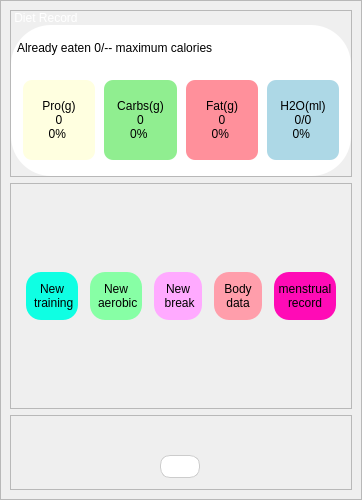
<?xml version="1.0" encoding="UTF-8"?>
<ui version="4.0">
 <class>Dialog_TD</class>
 <widget class="QDialog" name="Dialog_TD">
  <property name="geometry">
   <rect>
    <x>0</x>
    <y>0</y>
    <width>362</width>
    <height>500</height>
   </rect>
  </property>
  <property name="minimumSize">
   <size>
    <width>300</width>
    <height>500</height>
   </size>
  </property>
  <property name="windowTitle">
   <string>Dialog</string>
  </property>
  <layout class="QVBoxLayout" name="verticalLayout">
   <property name="spacing">
    <number>0</number>
   </property>
   <property name="leftMargin">
    <number>0</number>
   </property>
   <property name="topMargin">
    <number>0</number>
   </property>
   <property name="rightMargin">
    <number>0</number>
   </property>
   <property name="bottomMargin">
    <number>0</number>
   </property>
   <item>
    <widget class="QFrame" name="frame">
     <property name="styleSheet">
      <string notr="true"/>
     </property>
     <property name="frameShape">
      <enum>QFrame::Shape::StyledPanel</enum>
     </property>
     <property name="frameShadow">
      <enum>QFrame::Shadow::Raised</enum>
     </property>
     <layout class="QVBoxLayout" name="verticalLayout_4">
      <item>
       <widget class="QFrame" name="frame_5">
        <property name="sizePolicy">
         <sizepolicy hsizetype="Preferred" vsizetype="Expanding">
          <horstretch>0</horstretch>
          <verstretch>0</verstretch>
         </sizepolicy>
        </property>
        <property name="styleSheet">
         <string notr="true">font: 700 12pt &quot;微软雅黑&quot;;</string>
        </property>
        <property name="frameShape">
         <enum>QFrame::Shape::StyledPanel</enum>
        </property>
        <property name="frameShadow">
         <enum>QFrame::Shadow::Raised</enum>
        </property>
        <layout class="QVBoxLayout" name="verticalLayout_3">
         <property name="spacing">
          <number>0</number>
         </property>
         <property name="leftMargin">
          <number>0</number>
         </property>
         <property name="topMargin">
          <number>0</number>
         </property>
         <property name="rightMargin">
          <number>0</number>
         </property>
         <property name="bottomMargin">
          <number>0</number>
         </property>
         <item>
          <widget class="QLabel" name="label_2">
           <property name="sizePolicy">
            <sizepolicy hsizetype="Preferred" vsizetype="Expanding">
             <horstretch>0</horstretch>
             <verstretch>0</verstretch>
            </sizepolicy>
           </property>
           <property name="styleSheet">
            <string notr="true">color: rgb(255, 255, 255);</string>
           </property>
           <property name="text">
            <string> Diet Record</string>
           </property>
          </widget>
         </item>
         <item>
          <widget class="QFrame" name="frame_6">
           <property name="sizePolicy">
            <sizepolicy hsizetype="Preferred" vsizetype="Expanding">
             <horstretch>0</horstretch>
             <verstretch>0</verstretch>
            </sizepolicy>
           </property>
           <property name="styleSheet">
            <string notr="true">#frame_6{
	background-color: rgb(255, 255, 255);
	border-top-right-radius:40px;
	border-top-left-radius:40px;
	border-bottom-right-radius:40px;
	border-bottom-left-radius:40px;
}</string>
           </property>
           <property name="frameShape">
            <enum>QFrame::Shape::StyledPanel</enum>
           </property>
           <property name="frameShadow">
            <enum>QFrame::Shadow::Raised</enum>
           </property>
           <layout class="QVBoxLayout" name="verticalLayout_2">
            <property name="spacing">
             <number>0</number>
            </property>
            <property name="leftMargin">
             <number>6</number>
            </property>
            <property name="topMargin">
             <number>0</number>
            </property>
            <property name="rightMargin">
             <number>6</number>
            </property>
            <property name="bottomMargin">
             <number>6</number>
            </property>
            <item>
             <widget class="QLabel" name="label">
              <property name="sizePolicy">
               <sizepolicy hsizetype="Preferred" vsizetype="Minimum">
                <horstretch>0</horstretch>
                <verstretch>0</verstretch>
               </sizepolicy>
              </property>
              <property name="minimumSize">
               <size>
                <width>0</width>
                <height>45</height>
               </size>
              </property>
              <property name="maximumSize">
               <size>
                <width>16777215</width>
                <height>45</height>
               </size>
              </property>
              <property name="styleSheet">
               <string notr="true">font: 9pt &quot;微软雅黑&quot;;</string>
              </property>
              <property name="text">
               <string>Already eaten 0/-- maximum calories</string>
              </property>
              <property name="margin">
               <number>8</number>
              </property>
             </widget>
            </item>
            <item>
             <layout class="QHBoxLayout" name="horizontalLayout_2">
              <property name="spacing">
               <number>9</number>
              </property>
              <property name="leftMargin">
               <number>6</number>
              </property>
              <property name="topMargin">
               <number>10</number>
              </property>
              <property name="rightMargin">
               <number>6</number>
              </property>
              <property name="bottomMargin">
               <number>10</number>
              </property>
              <item>
               <widget class="QLabel" name="label_protein">
                <property name="minimumSize">
                 <size>
                  <width>60</width>
                  <height>80</height>
                 </size>
                </property>
                <property name="layoutDirection">
                 <enum>Qt::LayoutDirection::LeftToRight</enum>
                </property>
                <property name="styleSheet">
                 <string notr="true">QLabel {
    font: 8pt &quot;微软雅黑&quot;;
    border-radius: 9px; /* 圆角 */
    background-color: lightyellow; /* 背景颜色 */
    color: black; /* 文字颜色 */
    padding: 5px; /* 内边距 */
}
</string>
                </property>
                <property name="text">
                 <string>Pro(g)
0
0% </string>
                </property>
                <property name="alignment">
                 <set>Qt::AlignmentFlag::AlignCenter</set>
                </property>
               </widget>
              </item>
              <item>
               <widget class="QLabel" name="label_carbohydrate">
                <property name="minimumSize">
                 <size>
                  <width>60</width>
                  <height>80</height>
                 </size>
                </property>
                <property name="styleSheet">
                 <string notr="true">QLabel {
    font: 8pt &quot;微软雅黑&quot;;
    border-radius: 9px; /* 圆角 */
    background-color: lightgreen; /* 背景颜色 */
    color: black; /* 文字颜色 */
    padding: 5px; /* 内边距 */
}
</string>
                </property>
                <property name="text">
                 <string>Carbs(g)
0
0% </string>
                </property>
                <property name="alignment">
                 <set>Qt::AlignmentFlag::AlignCenter</set>
                </property>
               </widget>
              </item>
              <item>
               <widget class="QLabel" name="label_fat">
                <property name="minimumSize">
                 <size>
                  <width>60</width>
                  <height>80</height>
                 </size>
                </property>
                <property name="styleSheet">
                 <string notr="true">QLabel {
    font: 8pt &quot;微软雅黑&quot;;
    border-radius: 9px; /* 圆角 */

	
	background-color: rgb(255, 144, 155);
    color: black; /* 文字颜色 */
    padding: 5px; /* 内边距 */
}
</string>
                </property>
                <property name="text">
                 <string>Fat(g)
0
0% </string>
                </property>
                <property name="alignment">
                 <set>Qt::AlignmentFlag::AlignCenter</set>
                </property>
               </widget>
              </item>
              <item>
               <widget class="QLabel" name="label_water">
                <property name="minimumSize">
                 <size>
                  <width>60</width>
                  <height>80</height>
                 </size>
                </property>
                <property name="styleSheet">
                 <string notr="true">QLabel {
    font: 8pt &quot;微软雅黑&quot;;
    border-radius: 9px; /* 圆角 */
    background-color: lightblue; /* 背景颜色 */
    color: black; /* 文字颜色 */
    padding: 5px; /* 内边距 */
}
</string>
                </property>
                <property name="text">
                 <string>H2O(ml)
0/0
0% </string>
                </property>
                <property name="alignment">
                 <set>Qt::AlignmentFlag::AlignCenter</set>
                </property>
               </widget>
              </item>
             </layout>
            </item>
           </layout>
          </widget>
         </item>
        </layout>
       </widget>
      </item>
      <item>
       <widget class="QFrame" name="frame_2">
        <property name="sizePolicy">
         <sizepolicy hsizetype="Preferred" vsizetype="Expanding">
          <horstretch>0</horstretch>
          <verstretch>3</verstretch>
         </sizepolicy>
        </property>
        <property name="styleSheet">
         <string notr="true">QToolButton {
    font: 9pt &quot;微软雅黑&quot;;
	    border-radius: 15px; /* 轻微圆角 */
    background-color: white; /* 纯白背景 */
    color: black; /* 黑色文字 */
    min-width: 45px;
    min-height: 45px;

}

QToolButton:hover {
    background-color: #f0f0f0; /* 浅灰色悬浮效果 */
    margin-top: 2px; /* 轻微下移，增加按压感 */
}

QToolButton:pressed {
    background-color: #e0e0e0; /* 按下时变深灰 */
    margin-top: 1px; /* 按下时轻微上移 */
}</string>
        </property>
        <property name="frameShape">
         <enum>QFrame::Shape::StyledPanel</enum>
        </property>
        <property name="frameShadow">
         <enum>QFrame::Shadow::Raised</enum>
        </property>
        <layout class="QHBoxLayout" name="horizontalLayout">
         <property name="topMargin">
          <number>9</number>
         </property>
         <property name="bottomMargin">
          <number>9</number>
         </property>
         <item>
          <widget class="QToolButton" name="button_new_train">
           <property name="styleSheet">
            <string notr="true">background-color: rgb(15, 255, 227);</string>
           </property>
           <property name="text">
            <string>New
 training</string>
           </property>
           <property name="icon">
            <iconset resource="../res.qrc">
             <normaloff>:/icons/icon/yaling.png</normaloff>:/icons/icon/yaling.png</iconset>
           </property>
           <property name="iconSize">
            <size>
             <width>32</width>
             <height>32</height>
            </size>
           </property>
           <property name="toolButtonStyle">
            <enum>Qt::ToolButtonStyle::ToolButtonIconOnly</enum>
           </property>
          </widget>
         </item>
         <item>
          <widget class="QToolButton" name="button_new_aerobic">
           <property name="styleSheet">
            <string notr="true">background-color: rgb(135, 255, 165);</string>
           </property>
           <property name="text">
            <string>New
 aerobic</string>
           </property>
           <property name="icon">
            <iconset resource="../res.qrc">
             <normaloff>:/icons/icon/paobuji.png</normaloff>:/icons/icon/paobuji.png</iconset>
           </property>
           <property name="iconSize">
            <size>
             <width>32</width>
             <height>32</height>
            </size>
           </property>
           <property name="toolButtonStyle">
            <enum>Qt::ToolButtonStyle::ToolButtonIconOnly</enum>
           </property>
          </widget>
         </item>
         <item>
          <widget class="QToolButton" name="button_new_rest">
           <property name="styleSheet">
            <string notr="true">background-color: rgb(255, 170, 255);</string>
           </property>
           <property name="text">
            <string>New
 break</string>
           </property>
           <property name="icon">
            <iconset resource="../res.qrc">
             <normaloff>:/icons/icon/xiuxi.png</normaloff>:/icons/icon/xiuxi.png</iconset>
           </property>
           <property name="iconSize">
            <size>
             <width>32</width>
             <height>32</height>
            </size>
           </property>
          </widget>
         </item>
         <item>
          <widget class="QToolButton" name="button_body_data">
           <property name="styleSheet">
            <string notr="true">background-color: rgb(255, 158, 171);</string>
           </property>
           <property name="text">
            <string>Body
data</string>
           </property>
           <property name="icon">
            <iconset resource="../res.qrc">
             <normaloff>:/icons/icon/stzx_renti.png</normaloff>:/icons/icon/stzx_renti.png</iconset>
           </property>
           <property name="iconSize">
            <size>
             <width>32</width>
             <height>32</height>
            </size>
           </property>
          </widget>
         </item>
         <item>
          <widget class="QToolButton" name="button_menstrual_record">
           <property name="styleSheet">
            <string notr="true">background-color: rgb(255, 11, 182);</string>
           </property>
           <property name="text">
            <string>menstrual
record</string>
           </property>
           <property name="icon">
            <iconset resource="../res.qrc">
             <normaloff>:/icons/icon/jingqi.png</normaloff>:/icons/icon/jingqi.png</iconset>
           </property>
           <property name="iconSize">
            <size>
             <width>32</width>
             <height>32</height>
            </size>
           </property>
          </widget>
         </item>
        </layout>
       </widget>
      </item>
      <item>
       <widget class="QFrame" name="frame_3">
        <property name="sizePolicy">
         <sizepolicy hsizetype="Preferred" vsizetype="Expanding">
          <horstretch>0</horstretch>
          <verstretch>1</verstretch>
         </sizepolicy>
        </property>
        <property name="styleSheet">
         <string notr="true">QPushButton {
    font: 9pt &quot;微软雅黑&quot;;
	border: 1px solid #ccc; /* 设置边框 */
    border-radius: 10px; /* 设置圆角 */
    background-color: white; /* 纯白背景 */
    color: black; /* 黑色文字 */
}

QPushButton:hover {
    background-color: #f0f0f0; /* 浅灰色悬浮效果 */
    padding-bottom: 2px; /* 轻微下移，增加按压感 */
}

QPushButton:pressed {
    background-color: #e0e0e0; /* 更深的灰色，按下效果 */
    padding-bottom: 1px;
}

QPushButton:disabled {
    background-color: #f8f8f8;
    color: gray;
    border-color: #ddd;
}
</string>
        </property>
        <property name="frameShape">
         <enum>QFrame::Shape::StyledPanel</enum>
        </property>
        <property name="frameShadow">
         <enum>QFrame::Shadow::Raised</enum>
        </property>
        <widget class="QPushButton" name="pushButton">
         <property name="geometry">
          <rect>
           <x>150</x>
           <y>40</y>
           <width>40</width>
           <height>23</height>
          </rect>
         </property>
         <property name="styleSheet">
          <string notr="true"/>
         </property>
         <property name="text">
          <string/>
         </property>
         <property name="icon">
          <iconset resource="../res.qrc">
           <normaloff>:/icons/icon/delete-1--remove-add-button-buttons-delete-cross-x.png</normaloff>:/icons/icon/delete-1--remove-add-button-buttons-delete-cross-x.png</iconset>
         </property>
        </widget>
       </widget>
      </item>
     </layout>
    </widget>
   </item>
  </layout>
 </widget>
 <resources>
  <include location="../res.qrc"/>
 </resources>
 <connections>
  <connection>
   <sender>pushButton</sender>
   <signal>clicked()</signal>
   <receiver>Dialog_TD</receiver>
   <slot>close()</slot>
   <hints>
    <hint type="sourcelabel">
     <x>179</x>
     <y>466</y>
    </hint>
    <hint type="destinationlabel">
     <x>347</x>
     <y>-14</y>
    </hint>
   </hints>
  </connection>
 </connections>
</ui>
